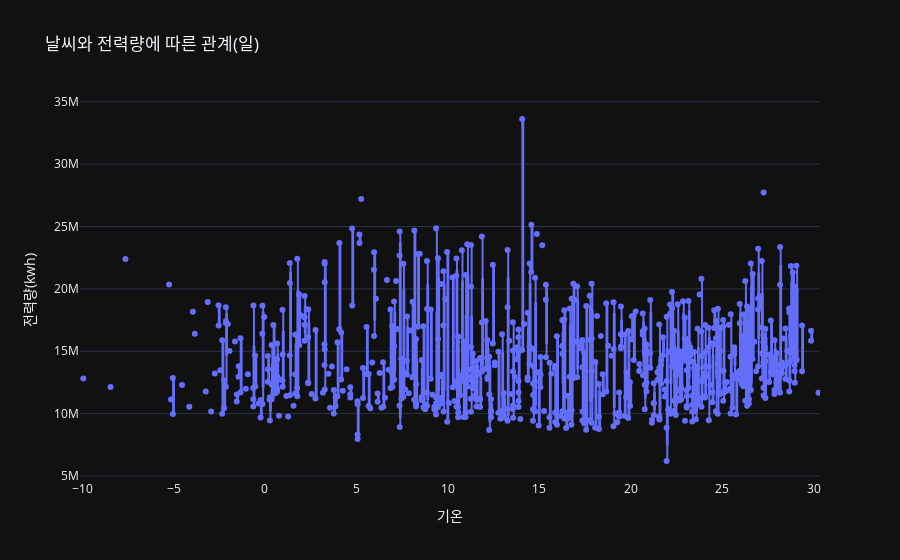
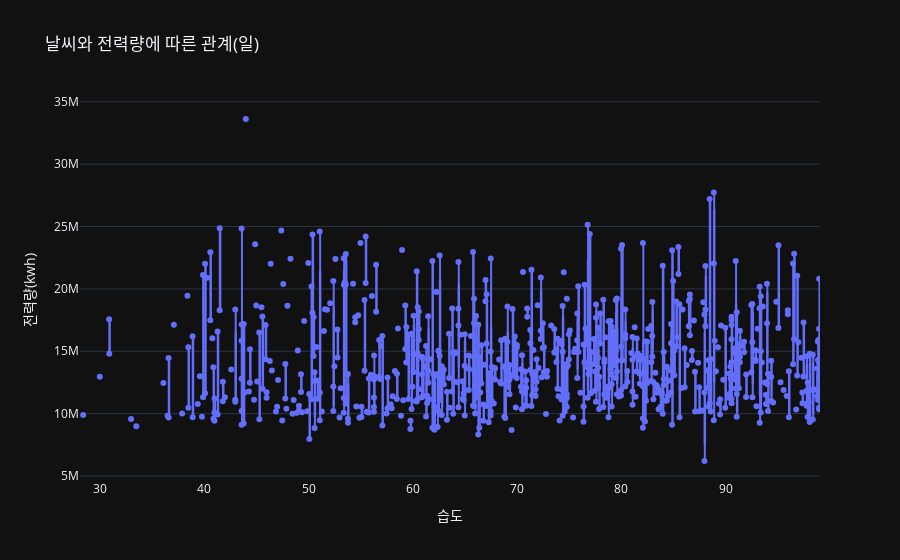
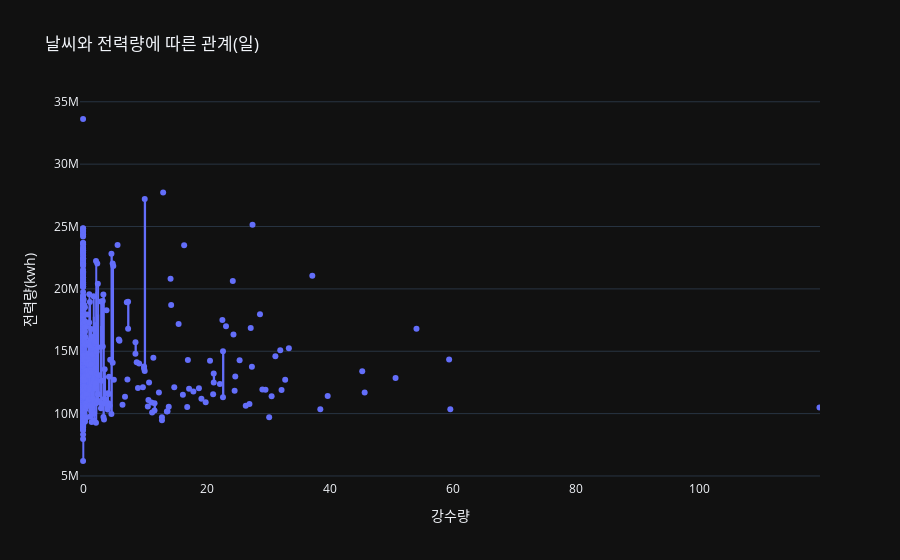
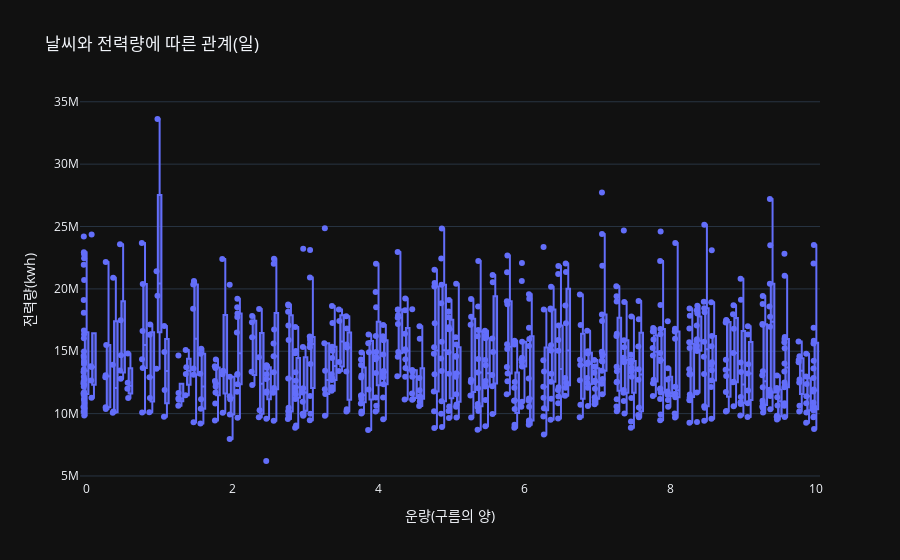

These figures' notebook cell, in order:
### Code cell
_df = ['temp', 'Humidity_mean','rainfall_total', 'cloud', 'solar']
col_label = {'temp' : '기온',
             'Humidity_mean' : '습도',
             'rainfall_total' : '강수량',
             'cloud' : '운량(구름의 양)',
             'solar' : '합계 일사량'}

for feature in _df:
    # Box plot 생성
    box = go.Box(x=kw_df[feature], y=kw_df['kwh'], boxpoints='all')

    # 레이아웃 생성
    layout = go.Layout(title='날씨와 전력량에 따른 관계(일)', xaxis={'title': col_label[feature]}, 
                    yaxis={'title': '전력량(kwh)'},
                    template='plotly_dark')

    # 그래프 생성
    fig = go.Figure(data=[box], layout=layout)

    # 그래프 출력
    fig.show()

### Figure 1 — Plotly figure (JSON) as saved in the notebook; plotly's stock layout.template omitted (floating-point values rounded to 4 significant figures; data arrays with more than 128 entries replaced by an {"elided": "..."} marker saying what was removed)
{"data": [{"boxpoints": "all", "type": "box", "x": {"elided": "730 float values"}, "y": {"elided": "730 float values"}}], "layout": {"title": {"text": "날씨와 전력량에 따른 관계(일)"}, "xaxis": {"title": {"text": "기온"}}, "yaxis": {"title": {"text": "전력량(kwh)"}}}}

### Figure 2 — Plotly figure (JSON) as saved in the notebook; plotly's stock layout.template omitted (floating-point values rounded to 4 significant figures; data arrays with more than 128 entries replaced by an {"elided": "..."} marker saying what was removed)
{"data": [{"boxpoints": "all", "type": "box", "x": {"elided": "730 float values"}, "y": {"elided": "730 float values"}}], "layout": {"title": {"text": "날씨와 전력량에 따른 관계(일)"}, "xaxis": {"title": {"text": "습도"}}, "yaxis": {"title": {"text": "전력량(kwh)"}}}}

### Figure 3 — Plotly figure (JSON) as saved in the notebook; plotly's stock layout.template omitted (floating-point values rounded to 4 significant figures; data arrays with more than 128 entries replaced by an {"elided": "..."} marker saying what was removed)
{"data": [{"boxpoints": "all", "type": "box", "x": {"elided": "730 float values"}, "y": {"elided": "730 float values"}}], "layout": {"title": {"text": "날씨와 전력량에 따른 관계(일)"}, "xaxis": {"title": {"text": "강수량"}}, "yaxis": {"title": {"text": "전력량(kwh)"}}}}

### Figure 4 — Plotly figure (JSON) as saved in the notebook; plotly's stock layout.template omitted (floating-point values rounded to 4 significant figures; data arrays with more than 128 entries replaced by an {"elided": "..."} marker saying what was removed)
{"data": [{"boxpoints": "all", "type": "box", "x": {"elided": "730 float values"}, "y": {"elided": "730 float values"}}], "layout": {"title": {"text": "날씨와 전력량에 따른 관계(일)"}, "xaxis": {"title": {"text": "운량(구름의 양)"}}, "yaxis": {"title": {"text": "전력량(kwh)"}}}}
